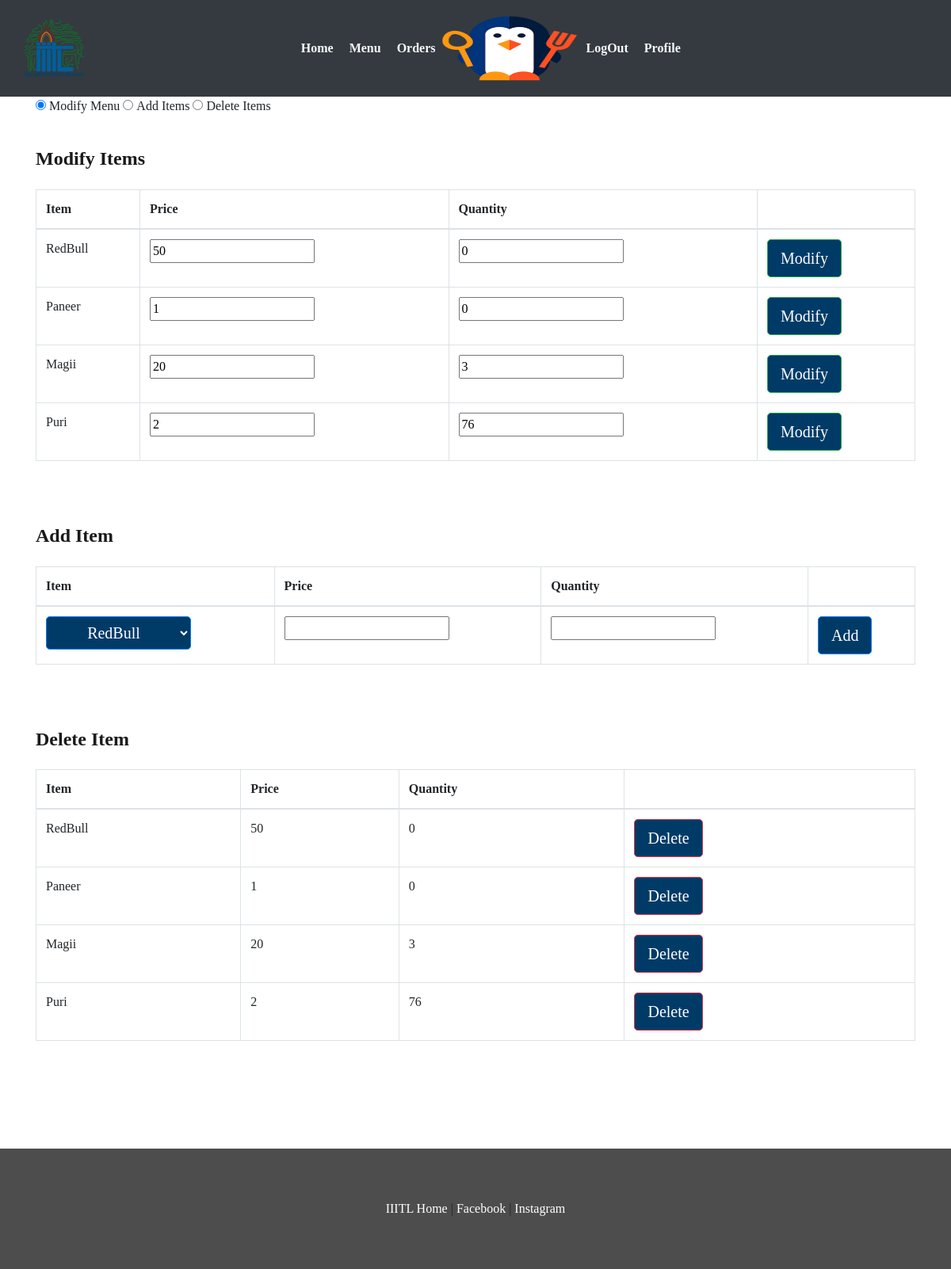
Page /canteen/menu/ (signed in) on the committed database.
### webapp/models.py (models this page shows)
class Item(models.Model):
	id 			= models.AutoField(primary_key=True)
	fname 		= models.CharField(max_length=30,blank=False)
	category 	= models.CharField(max_length=50,blank=False)
	item_image = models.FileField(blank=False)
	def __str__(self):
		return self.fname

### webapp/views.py (the view, shortened to what this page needs)
# urls.py: path('canteen/menu/',views.menuManipulation,name='mmenu'),
@login_required(login_url='/login/restaurant/')
def menuManipulation(request):
	if not request.user.is_authenticated:
		return redirect("rlogin")
	rest=Restaurant.objects.filter(id=request.user.restaurant.id);
	rest=rest[0]
	menuitems=Menu.objects.filter(r_id=rest)
	menu=[]
	for x in menuitems:
		cmenu=[]
		cmenu.append(x.item_id)
		cmenu.append(x.price)
		cmenu.append(x.quantity)
		cmenu.append(x.id)
		menu.append(cmenu)
	menuitems = Item.objects.all()
	items = []
	for y in menuitems:
		citem = []
		citem.append(y.id)
		citem.append(y.fname)
		items.append(citem)
	context={
		"menu":menu,
		"items":items,
		"username":request.user.username,
	}
	return render(request,'webapp/menu_modify.html',context)

### webapp/templates/webapp/menu_modify.html (shortened to what this page needs)
{% extends 'webapp/base2.html'%}
{% block body %}
	<div class="container">
		<input id="tab1" type="radio" name="tabs" checked>
  	<label for="tab1">Modify Menu</label>
  	<input id="tab2" type="radio" name="tabs">
  	<label for="tab2">Add Items</label>
	<input id="tab3" type="radio" name="tabs">
  	<label for="tab3">Delete Items</label>
	<section id="content1">
		<div class="order-top" style="border:0">
			<p>
				<h4>Modify Items</h4>
				<table class="table table-hover table-bordered">
					<thead>
						<th>Item</th>
						<th>Price</th>
						<th>Quantity</th>
						<th></th>
					</thead>
				{% for x in menu %}
					<tr>
						<form action="" method="POST">{% csrf_token %}
							<td>{{x.0}}</td>
							<td><input type="number" value="{{x.1}}" name="price"/></td>
							<td><input type="number" value="{{x.2}}" name="quantity"/></td>
							<td>
								<input type="submit" value="Modify" name="submit" class="btn btn-success btn-lg" />
							</td>
						</form>
					</tr>
				{% endfor %}
				</table>
			</p>
		</div>
	</section>
	<section id="content2">
		<div class="order-top" style="border:0">
			<p>
				<h4>Add Item</h4>
				<table class="table table-hover table-bordered">
					<thead>
						<th>Item</th>
						<th>Price</th>
						<th>Quantity</th>
						<th></th>
					</thead>
					<tr>
						<form action="" method="POST">{% csrf_token %}
						<td>
							<select name="item" class="btn btn-primary btn-lg">
							{% for x in items %}
								<option value="{{x.0}}">{{x.1}}</option>
							{% endfor %}
							</select>
						</td>
						<td><input type="number" value="" name="price"/></td>
						<td><input type="number" value="" name="quantity"/>
						</td>
						<td>
							<input type="submit" value="Add" name="submit" class="btn  btn-primary btn-lg">
						</td>
						</form>
					</tr>
				</table>
			</p>
		</div>
	</section>
	<section id="content3">
		<div class="order-top" style="border:0">
			<p>
				<h4>Delete Item</h4>
				<table class="table table-hover table-bordered">
					<thead>
						<th>Item</th>
						<th>Price</th>
						<th>Quantity</th>
						<th></th>
					</thead>
				{% for x in menu %}
					<tr>
					<td>{{x.0}}</td>
					<td>{{x.1}}</td>
					<td>{{x.2}}</td>
					<td>
						<form action="" method="POST">{% csrf_token %}
							<input type="submit" value="Delete" name="submit" class="btn btn-danger btn-lg">
						</form>
					</td>
					</tr>
				{% endfor %}
				</table>
			</p>
		</div>
	</section>
	</div>
{% endblock %}

### webapp/static/webapp/css/style.css (style rules this page uses)
body { padding:0; margin:0; font-family: "Times New Roman", Times, serif; }
.btn { background-color: #003b68; }
input[type="button"],input[type="submit"] { transition:0.5s all; -webkit-transition:0.5s all; -moz-transition:0.5s all; -o-transition:0.5s all; -ms-transition:0.5s all; }
h1,h2,h3,h4,h5,h6 { margin:0; }
p { margin:0; }
label { margin:0; }
.order-top h4 { color: #1A1A1A; font-size: 1.5em; font-weight: 600; margin-bottom: 1em; }
.order-top p { color: #6b6969; font-size: 1em; font-weight: 400; line-height: 1.8em; margin: 1em 0; }
.order-top { padding: 1.5em 0; border-bottom: 1px dotted #5fa022; }

### rows in the picture
Item: fname "RedBull", price "50", quantity "0", item "RedBull", x "50", x "0"
Item: fname "Paneer", price "1", quantity "0", x "1", x "0"
Item: fname "Magii", price "20", quantity "3", x "20", x "3"
Item: fname "Puri", price "2", quantity "76", x "2", x "76"
